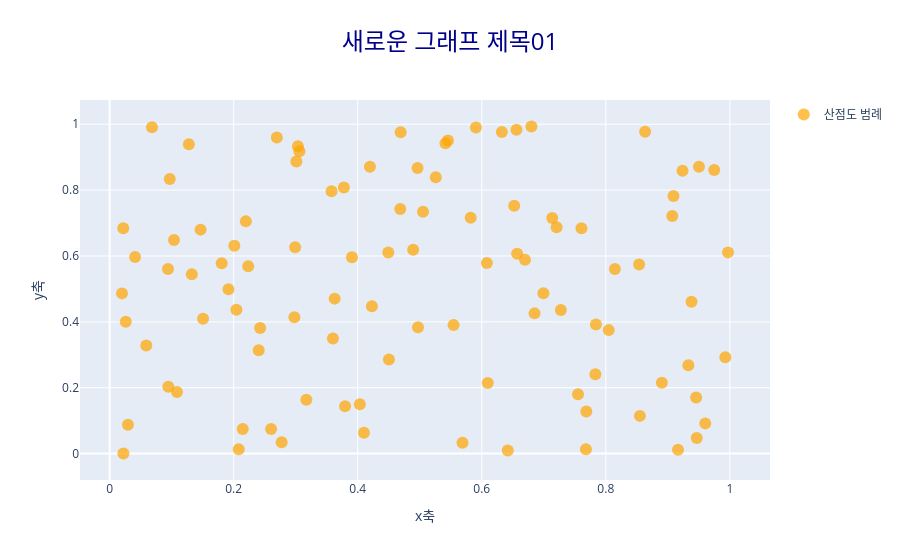

Write notebook code for a chart like this one.
### Code cell
import plotly.graph_objects as go
import numpy as np

x_data = np.random.rand(100) # 0~1사이의 실수형태의 난수(랜덤)값 100개
y_data = np.random.rand(100) # 0~1사이의 실수형태의 난수(랜덤)값 100개

fig = go.Figure()

fig.add_trace(
    go.Scatter(
        x = x_data,
        y = y_data,
        mode="markers",
        marker=dict(
            size=12,
            color="orange",
            opacity=0.7
        ),
        name="산점도 범례",
        showlegend=True
    )
)

fig.update_layout(
    title={
        "text": "새로운 그래프 제목01",
        "font": {"size": 24, "color": "darkblue"},
        "x": 0.5
    },
    xaxis_title="x축",
    yaxis_title="y축" 
)

fig.show()
